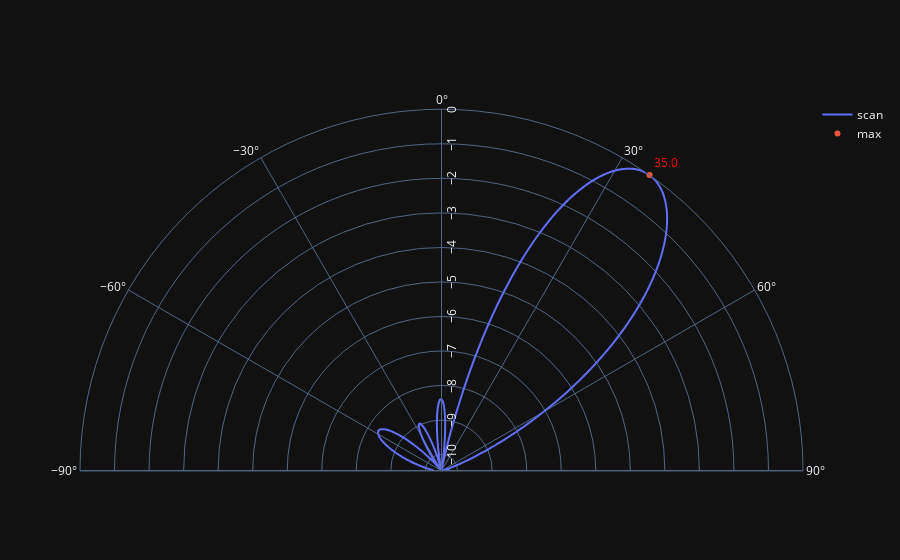

The code cell stored with this chart in its notebook:
### Code cell
max_val = theta_scan.copy()
max_val.fill(None)
l=1000/4
max_val[np.argmax(results[250:750])+250] = 0

if use_matplotlib:
    fig, ax = plt.subplots(subplot_kw={'projection': 'polar'})
    ax.plot(theta_scan, results) # MAKE SURE TO USE RADIAN FOR POLAR
    ax.plot(theta_scan, max_val)
    ax.set_theta_zero_location('N') # make 0 degrees point up
    ax.set_theta_direction(-1) # increase clockwise
    ax.set_rlabel_position(55)  # Move grid labels away from other labels
    plt.show()
else:
    fig = go.Figure()
    fig.add_trace(go.Scatterpolar(r=results, theta=np.degrees(theta_scan), name='scan', mode='lines', showlegend=True))
    fig.add_trace(go.Scatterpolar(r=max_val, theta=np.degrees(theta_scan), name='max', mode='markers+text', showlegend=True, 
                                  text=np.degrees(theta), textposition="top right", textfont=dict(color="Red") ))
    fig.update_layout(polar = dict(radialaxis_angle = 90, angularaxis = dict(direction = "clockwise" ), sector=[0, 180]))
    fig.update_layout(template="plotly_dark")
    fig.show()

### Figure 1 — Plotly figure (JSON) as saved in the notebook; plotly's stock layout.template omitted (floating-point values rounded to 4 significant figures; data arrays with more than 128 entries replaced by an {"elided": "..."} marker saying what was removed)
{"data": [{"mode": "lines", "name": "scan", "r": {"elided": "1000 float values"}, "showlegend": true, "theta": {"elided": "1000 float values"}, "type": "scatterpolar"}, {"mode": "markers+text", "name": "max", "r": {"elided": "1000 int values"}, "showlegend": true, "text": "35.0", "textfont": {"color": "Red"}, "textposition": "top right", "theta": {"elided": "1000 float values"}, "type": "scatterpolar"}], "layout": {"polar": {"angularaxis": {"direction": "clockwise"}, "radialaxis": {"angle": 90}, "sector": [0, 180]}}}
